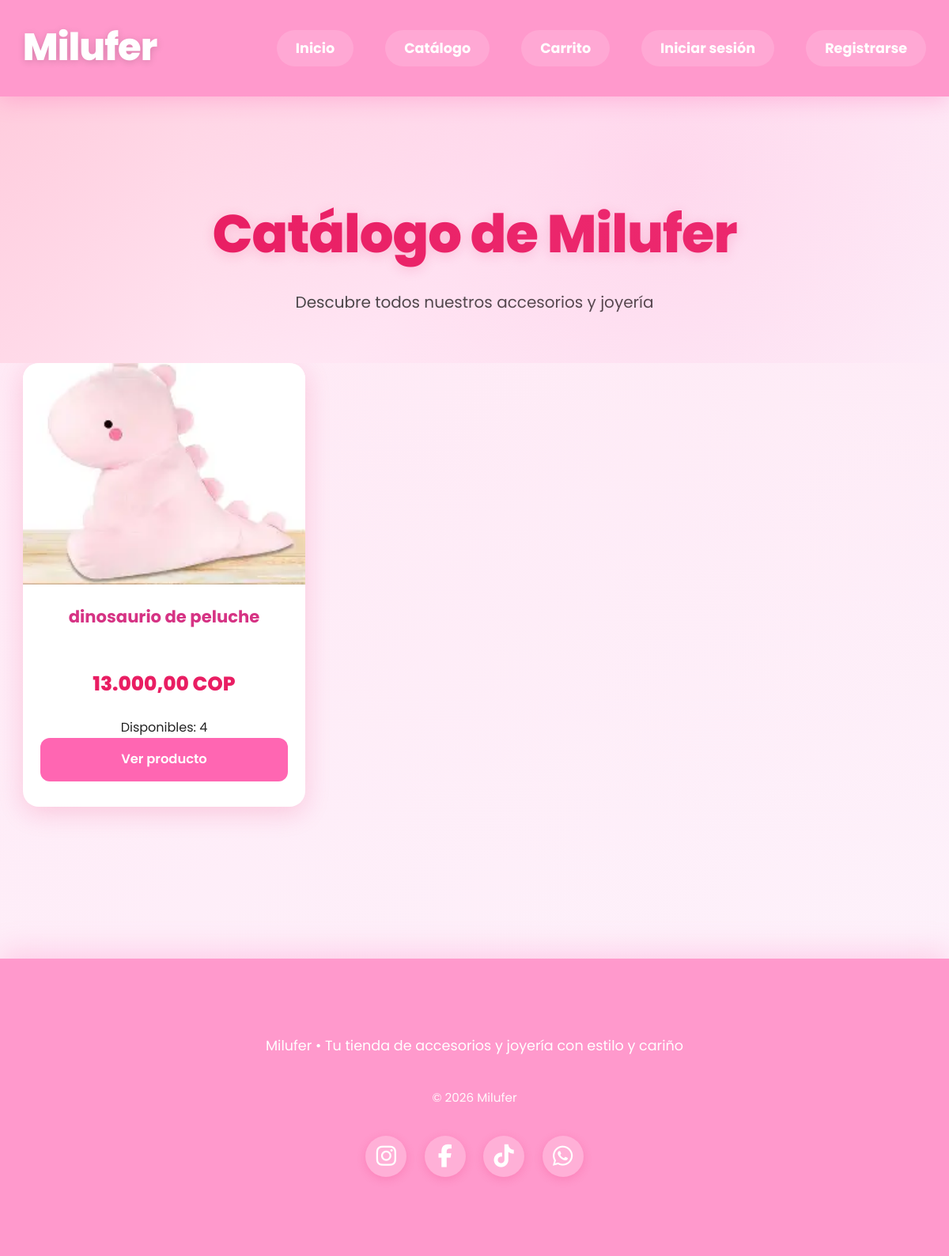
Screenshot of /catalogo/ with the database file from the repository.
### productos/models.py (models this page shows, shortened)
class Producto(models.Model):
    categoria = models.ForeignKey(Categoria, on_delete=models.PROTECT, related_name="productos")
    nombre = models.CharField(max_length=200)
    descripcion = models.TextField(blank=True, null=True)
    precio = models.DecimalField(max_digits=10, decimal_places=2)
    stock = models.PositiveIntegerField(default=0)
    imagen = models.ImageField(upload_to="productos/", blank=True, null=True)
    activo = models.BooleanField(default=True)
    creado = models.DateTimeField(auto_now_add=True)
    actualizado = models.DateTimeField(auto_now=True)
    class Meta:
        verbose_name = "Producto"
        verbose_name_plural = "Productos"

### productos/views.py (the view)
# urls.py: path("catalogo/", views.catalogo, name="catalogo"),
def catalogo(request):
    categorias = Categoria.objects.all()
    productos = Producto.objects.filter(activo=True)
    return render(request, "catalogo.html", {
        "categorias": categorias,
        "productos": productos,
    })

### templates/catalogo.html (shortened to what this page needs)
{% extends 'base.html' %}
{% load static %}
{% block content %}
{% load humanize %}
<link rel="stylesheet" href="{% static 'css/catalogo.css' %}">
<div class="encabezado-catalogo">
    <h1>Catálogo de Milufer</h1>
    <p>Descubre todos nuestros accesorios y joyería</p>
</div>
<div class="contenedor-productos">
    {% if productos %}
        <div class="grid-productos">
            {% for producto in productos %}
                <div class="tarjeta-producto">
                    <div class="imagen-contenedor">
                        <img src="{{ producto.imagen.url }}" alt="{{ producto.nombre }}">
                    </div>
                    <div class="info-producto">
                        <h3>{{ producto.nombre }}</h3>
                        <p class="precio">{{ producto.precio|intcomma }} COP</p>
                        {% if producto.stock > 0 %}
                            <p class="stock">Disponibles: {{ producto.stock }}</p>
                        {% else %}
                            <p class="sin-stock">Agotado</p>
                        {% endif %}
                        <a href="{% url 'productos:producto_detalle' producto.id %}" class="boton-ver">
                            Ver producto
                        </a>
                    </div>
                </div>
            {% endfor %}
        </div>
    {% else %}
        <div class="sin-productos">
            <p>Por el momento no hay productos en el catálogo.</p>
            <p>Vuelve pronto, ¡estamos agregando cosas nuevas! 🌸</p>
        </div>
    {% endif %}
</div>
{% endblock %}

### static/css/home.css (style rules this page uses)
:root { --pink-hot: #ff66b2; --pink-deep: #e91e63; --pink-medium: #ff99cc; --pink-border: #ffb3d9; --pink-bg-start: #ffeaf6; --pink-bg-end: #fdf2fb; --pink-glow: #ffccdd; --text-pink: #d63384; --text-dark: #222; --white: #ffffff; --radius-pill: 9999px; --radius-md: 16px; --transition-pop: all 0.32s cubic-bezier(0.4, 0, 0.2, 1); --transition-fast: all 0.18s ease-out; --shadow-glow: 0 6px 24px rgba(233, 30, 99, 0.28); --shadow-hover: 0 12px 36px rgba(233, 30, 99, 0.38); --glow-text: 0 3px 16px rgba(233, 30, 99, 0.22); }
* { margin: 0; padding: 0; box-sizing: border-box; }
body { font-family: 'Poppins', system-ui, sans-serif; background: linear-gradient(135deg, var(--pink-bg-start) 0%, var(--pink-bg-end) 100%); color: var(--text-dark); line-height: 1.6; min-height: 100vh; }

### static/css/catalogo.css (style rules this page uses)
:root .contenedor-productos { --pink-hot: #ff66b2; --pink-deep: #e91e63; --pink-medium: #ff99cc; --pink-border: #ffb3d9; --pink-bg-start: #ffeaf6; --pink-bg-end: #fdf2fb; --pink-glow: #ffccdd; --blanco: #ffffff; --gris-suave: #555; --sombra-suave: 0 8px 32px rgba(233, 30, 99, 0.18); --sombra-hover: 0 16px 48px rgba(233, 30, 99, 0.32); --transicion: all 0.32s cubic-bezier(0.34, 1.56, 0.64, 1); }
.encabezado-catalogo { text-align: center; padding: clamp(80px, 15vh, 140px) 1.8rem 60px; background: linear-gradient(135deg, var(--pink-glow) 0%, var(--pink-bg-start) 50%, var(--pink-bg-end) 100%); position: relative; }
.encabezado-catalogo::before { content: ''; position: absolute; inset: 0; background: radial-gradient(circle at 70% 30%, rgba(255,102,178,0.15) 0%, transparent 70%); pointer-events: none; }
.encabezado-catalogo h1 { font-size: clamp(2.8rem, 7vw, 4.2rem); font-weight: 800; color: var(--pink-deep); margin-bottom: 16px; letter-spacing: -1px; text-shadow: 0 3px 16px rgba(233, 30, 99, 0.18); }
.encabezado-catalogo p { font-size: clamp(1.1rem, 2.5vw, 1.25rem); color: #444; max-width: 720px; margin: 0 auto; line-height: 1.7; }
.contenedor-productos { padding: 0 1.8rem 80px; background: linear-gradient(to bottom, rgba(255, 230, 242, 0.3) 0%, transparent 100%); }
.grid-productos { display: grid; grid-template-columns: repeat(auto-fill, minmax(280px, 1fr)); gap: 2.2rem; max-width: 1300px; margin: 0 auto; }
.tarjeta-producto { background: white; border-radius: 20px; overflow: hidden; box-shadow: var(--sombra-suave); transition: var(--transicion); display: flex; flex-direction: column; }
.imagen-contenedor { width: 100%; height: 280px; overflow: hidden; }
.tarjeta-producto img { width: 100%; height: 100%; object-fit: cover; transition: transform 0.45s ease; }
.info-producto { padding: 1.6rem 1.4rem 2rem; text-align: center; flex-grow: 1; display: flex; flex-direction: column; }
.info-producto h3 { font-size: 1.32rem; font-weight: 700; color: #d63384; margin: 0 0 12px; line-height: 1.4; min-height: 2.8em; }
.info-producto .precio { font-size: 1.55rem; font-weight: 800; color: var(--pink-deep); margin: 0.6rem 0 1.4rem; }
.boton-ver { display: inline-block; background: var(--pink-hot); color: white; padding: 0.9rem 2rem; border-radius: 12px; text-decoration: none; font-weight: 600; font-size: 1.02rem; transition: var(--transicion); margin-top: auto; }

### rows the page displays
Producto: imagen (picture), nombre "dinosaurio de peluche", precio "13.000,00", stock "4"
